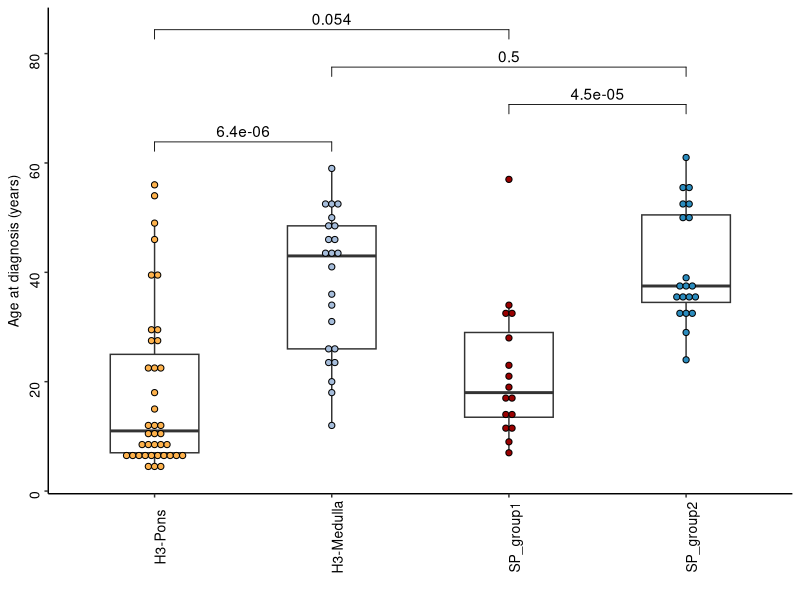

Reproduce this figure in R.
rm(list=ls())
if (!require('ggplot2'))
  install.packages('ggplot2')
if (!require('ggpubr'))
  install.packages('ggpubr')

info_plot <- read.table('Age_comp.txt',sep="\t",header=T)
info_plot <- as.data.frame(info_plot)
info_plot$Age <- as.numeric(info_plot$Age)
library(ggplot2)
library(ggpubr)
library(ggbeeswarm)
library(ggrepel)
my_comparisons <- list( c("H3-Medulla", "H3-Pons"),
                        c("SP_group1", "SP_group2"),
                        c("H3-Medulla", "SP_group2"),
                        c("H3-Pons","SP_group1"))
p1 <- ggplot(data=info_plot,aes(x=reorder(final_dec,c(1:length(info_plot$M_ID))),
                           y=Age,fill=(final_dec)))+
  geom_boxplot(data=info_plot,width=0.5,fill="transparent")+
  geom_dotplot(binaxis='y', stackdir='center',dotsize=0.6)  +
  stat_compare_means(comparisons = my_comparisons)+
  theme_classic()+xlab("")+
  scale_fill_manual(values=c('#a6bddb','#feb24c','#990000',#'#f03b20',
                             '#2b8cbe'))+
  theme(axis.text=element_text(angle =90,size=10,color="black"),
        axis.title=element_text(size=10))+
  theme(legend.position="none")+ylab("Age at diagnosis (years)")
p1
pdf('Clinical_age_comparison.pdf',width=5,height = 5)
p1
dev.off()
